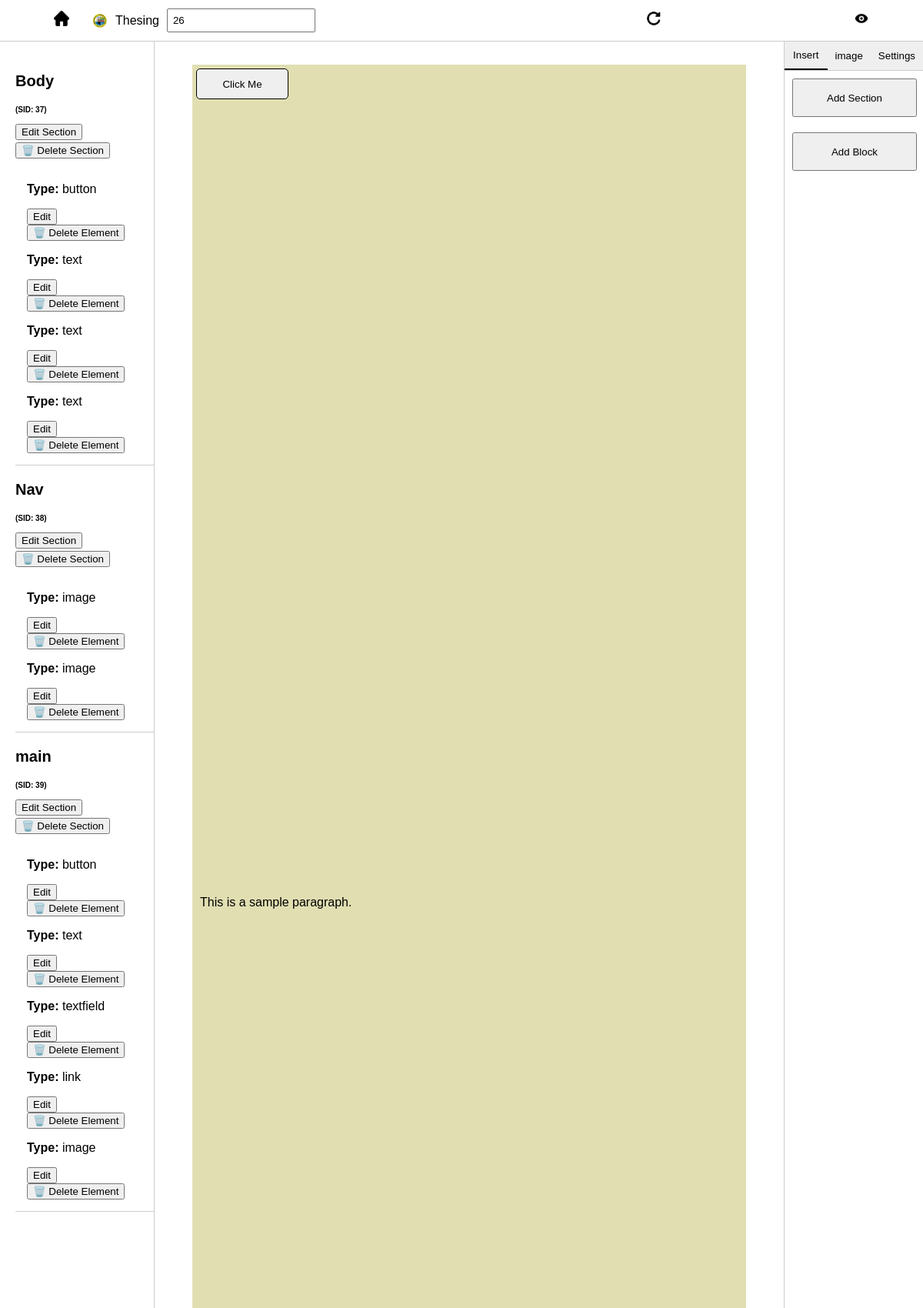
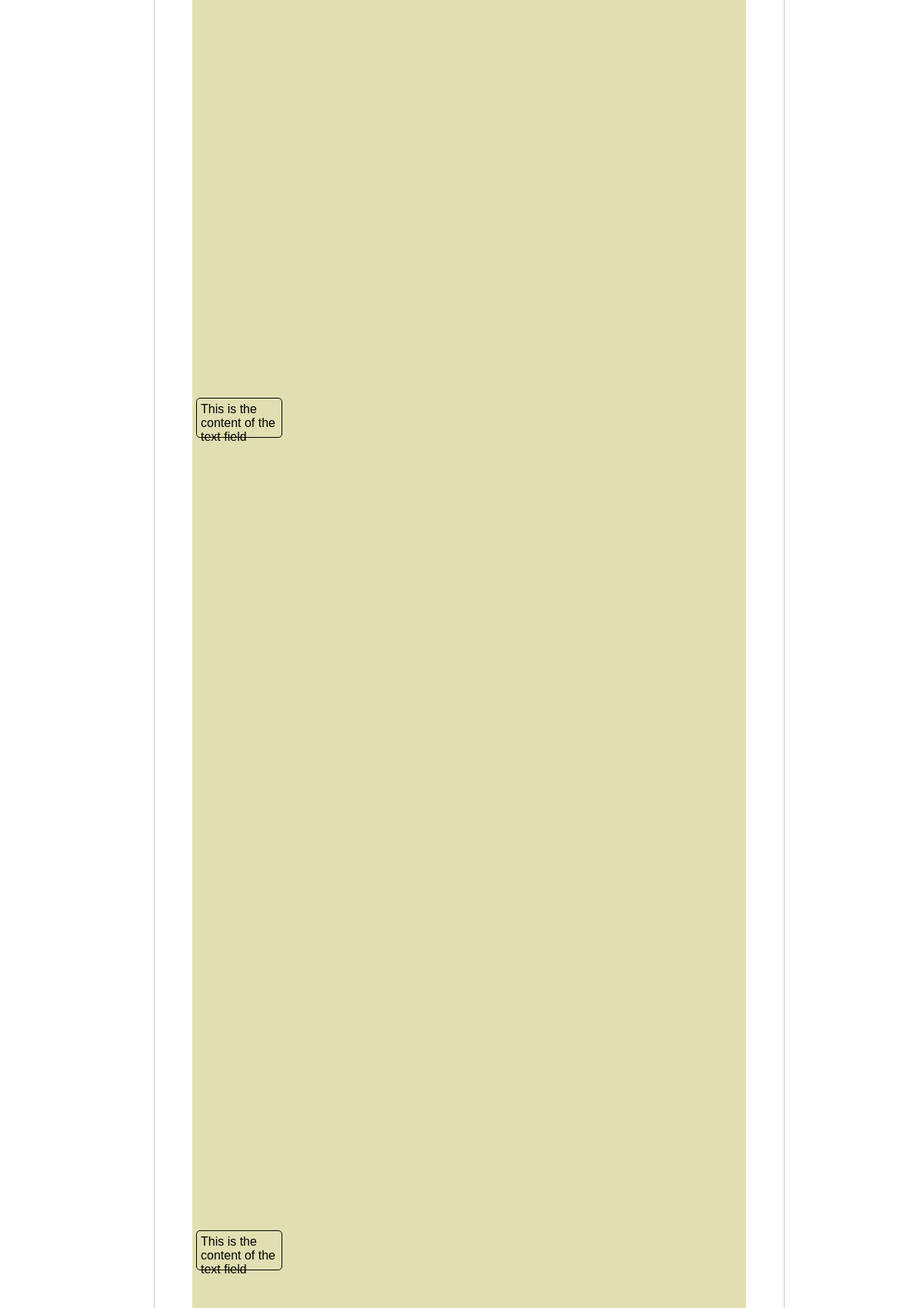
The app's page /edited-page.php?id=26 (upper part) with its own data (2 pictures, top to bottom).
### tables this page shows
CREATE TABLE `pages` (
  `id` int(11) NOT NULL,
  `website_name` varchar(255) DEFAULT NULL,
  `page_title` varchar(255) DEFAULT NULL,
  `description` text DEFAULT NULL,
  `logo_path` varchar(255) DEFAULT NULL,
  `created_at` timestamp NOT NULL DEFAULT current_timestamp()
);

CREATE TABLE `sections` (
  `id` int(11) NOT NULL,
  `name` varchar(255) NOT NULL,
  `type` enum('parent','child') NOT NULL,
  `parent_id` int(11) DEFAULT NULL,
  `width` varchar(50) DEFAULT NULL,
  `height` varchar(50) DEFAULT NULL,
  `align_items` varchar(50) DEFAULT NULL,
  `justify_content` varchar(50) DEFAULT NULL,
  `padding` varchar(20) DEFAULT NULL,
  `margin` varchar(20) DEFAULT NULL,
  `background_color` varchar(7) DEFAULT NULL,
  `border_value` varchar(20) DEFAULT NULL,
  `border_style` varchar(20) DEFAULT NULL,
  `border_color` varchar(7) DEFAULT NULL,
  `border_radius` varchar(20) DEFAULT NULL,
  `created_at` timestamp NOT NULL DEFAULT current_timestamp(),
  `page_id` int(11) NOT NULL,
  `flex_direction` varchar(100) NOT NULL,
  `font_family` varchar(255) NOT NULL,
  `font_size` varchar(255) NOT NULL
);

CREATE TABLE `section_elements` (
  `id` int(11) NOT NULL,
  `section_id` int(11) NOT NULL,
  `element_type` varchar(50) NOT NULL,
  `content` text DEFAULT NULL,
  `width` varchar(50) DEFAULT NULL,
  `height` varchar(50) DEFAULT NULL,
  `alignment` varchar(50) DEFAULT NULL,
  `padding` varchar(50) DEFAULT NULL,
  `margin` varchar(50) DEFAULT NULL,
  `border` varchar(50) DEFAULT NULL,
  `border_radius` varchar(50) DEFAULT NULL,
  `created_at` timestamp NOT NULL DEFAULT current_timestamp(),
  `font_size` varchar(255) NOT NULL,
  `font_family` varchar(255) NOT NULL,
  `Content_Div` text NOT NULL
);

### edited-page.php (the view, shortened to what this page needs)
<?php
include('db.php');
if (isset($_GET['id'])) {
    $page_id = $_GET['id'];
    $stmt = $conn->prepare("SELECT website_name, page_title, logo_path FROM pages WHERE id = ?");
    $stmt->bind_param("i", $page_id);
    $stmt->execute();
    $stmt->bind_result($website_name, $page_title, $logo_path);
    if ($stmt->fetch()) {
        $site_name = $website_name;
        $logo = $logo_path;
    } else {
        echo "<p>Page not found.</p>";
    }
} else {
    echo "<p>No page ID provided.</p>";
}
?>
<?php
$mysqli = new mysqli("localhost", "root", "", "z");
$page_id = $_GET['id'] ?? 0;
$query = "SELECT * FROM sections WHERE page_id = ?";
$stmt = $mysqli->prepare($query);
$stmt->bind_param('i', $page_id);
$stmt->execute();
$result = $stmt->get_result();
?>
<!DOCTYPE html>
<html lang="en">
<head>
</head>
<body>
    <div class="top-nav">
        <div class="left-top-nav">
            <a href="index.php">
                <img src="img\home.svg" alt="" width="20px" height="auto">
            </a>
            <?php echo "<img src='{$logo}' width='20'>"; ?>
            <p><?php echo $site_name ?></p>
            <input type="text" id="page-id" value="<?php echo $page_id; ?>">
        </div>
        <div class="right-top-nav">
            <a href="edited-page.php?id=<?php echo $page_id; ?>">
                <img src="img\refresh.svg" alt="" width="20px" height="auto">
            </a>
            <a href="exampleviewing.php?id=<?php echo $page_id; ?>">
                <img src="img\preview.svg" alt="" width="20px" height="auto">
            </a>
        </div>
    </div>
    <main>
        <?php
        $mysqli = new mysqli('localhost', 'root', '', 'z');
        $page_id = $_GET['id'] ?? 0;
        $query = "SELECT * FROM sections WHERE page_id = ?";
        $stmt = $mysqli->prepare($query);
        $stmt->bind_param('i', $page_id);
        $stmt->execute();
        $sections_result = $stmt->get_result();
        $sections = $sections_result->fetch_all(MYSQLI_ASSOC);
        $elements_result = $mysqli->query("SELECT * FROM section_elements");
        $elements = $elements_result->fetch_all(MYSQLI_ASSOC);
        $grouped_elements = [];
        foreach ($elements as $element) {
            $grouped_elements[$element['section_id']][] = $element;
        }
        ?>
        <div class="column">
            <div class="container">
                <?php foreach ($sections as $section): ?>
                    <div class="card my-3">
                        <div class="card-header bg-light">
                            <p><?= htmlspecialchars($section['name']) ?></p>
                            <p style="font-size: 10px;">(SID: <?= $section['id'] ?>)</p>
                            <button class="btn edit-section-btn" data-id="<?= $section['id'] ?>">Edit Section</button>
                            <form action="delete-section.php" method="POST" style="display:inline;">
                                <button type="submit" onclick="return confirm('Delete this section and its elements?')">🗑️ Delete Section</button>
                            </form>
                        </div>
                        <div class="card-body">
                            <?php foreach ($grouped_elements[$section['id']] ?? [] as $element): ?>
                                <div class="border rounded p-3 mb-3">
                                    <p><strong>Type:</strong> <?= htmlspecialchars($element['element_type']) ?></p>
                                    <button class="btn edit-element-btn" data-id="<?= $element['id'] ?>">Edit</button>
                                    <form action="delete-element.php" method="POST" style="display:inline;">
                                        <button type="submit" onclick="return confirm('Delete this element?')">🗑️ Delete Element</button>
                                    </form>
                                </div>
                            <?php endforeach; ?>
                        </div>
                    </div>
                <?php endforeach; ?>
            </div>
        </div>
        <?php
        $query = "SELECT * FROM sections WHERE page_id = ? ORDER BY parent_id, created_at";
        $stmt = $mysqli->prepare($query);
        $stmt->bind_param('i', $page_id);
        $stmt->execute();
        $result = $stmt->get_result();
        $sections = $result->fetch_all(MYSQLI_ASSOC);
        $elementsQuery = "SELECT * FROM section_elements";
        $elementsResult = $mysqli->query($elementsQuery);
        $section_elements = $elementsResult->fetch_all(MYSQLI_ASSOC);
        function groupSectionsByParent($sections)
        {
            $grouped = [];
            foreach ($sections as $section) {
                $parent = $section['parent_id'] ?? 0;
                $grouped[$parent][] = $section;
            }
            return $grouped;
        }
        function groupElementsBySection($elements, $sections)
        {
            $valid_section_ids = array_column($sections, 'id');
            $grouped = [];
            foreach ($elements as $el) {
                if (in_array($el['section_id'], $valid_section_ids)) {
                    $grouped[$el['section_id']][] = $el;
                }
            }
            return $grouped;
        }
        function renderElements($section_id, $grouped_elements)
        {
            $html = '';
            foreach ($grouped_elements[$section_id] as $el) {
                $style = 'style="width: ' . htmlspecialchars($el['width']) . ';
                            height: ' . htmlspecialchars($el['height']) . ';
                            padding: ' . htmlspecialchars($el['padding']) . ';
                            margin: ' . htmlspecialchars($el['margin']) . ';
                            border: ' . htmlspecialchars($el['border']) . ';
                            border-radius: ' . htmlspecialchars($el['border_radius']) . ';
                            text-align: ' . htmlspecialchars($el['alignment']) . ';
                            font-family: ' . htmlspecialchars($el['font_family']) . ';
                            font-size: ' . htmlspecialchars($el['font_size']) . ';"';
                switch ($el['element_type']) {
                    case 'text':
                        $html .= '<p ' . $style . '>' . htmlspecialchars($el['content']) . '</p>';
                        break;
                    case 'textfield':
                        $html .= '<input type="text" value="' . htmlspecialchars($el['content']) . '" ' . $style . ' />';
                        break;
                    case 'button':
                        $html .= '<button ' . $style . '>' . htmlspecialchars($el['content']) . '</button>';
                        break;
                    case 'link':
                        $html .= '<a href="' . htmlspecialchars($el['content']) . '" ' . $style . '>' . htmlspecialchars($el['content']) . '</a>';
                        break;
                    case 'image':
                        $html .= '<img src="' . htmlspecialchars($el['content']) . '" alt="Image" ' . $style . ' />';
                        break;
                }
            }
            return $html;
        }
        $grouped_images = [];
        function renderSections($parent_id, $grouped_sections, $grouped_elements, $grouped_images, $conn) {
            if (!isset($grouped_sections[$parent_id])) return '';
            $html = '';
            foreach ($grouped_sections[$parent_id] as $section) {
                $html .= '<div class="' . htmlspecialchars($section['name']) . '"
                    style="width: ' . htmlspecialchars($section['width']) . ';
                           height: ' . htmlspecialchars($section['height']) . ';
                           background-color: ' . htmlspecialchars($section['background_color']) . ';
                           padding: ' . htmlspecialchars($section['padding']) . ';
                           margin: ' . htmlspecialchars($section['margin']) . ';
                           border: ' . htmlspecialchars($section['border_value']) . ' ' . htmlspecialchars($section['border_style']) . ' ' . htmlspecialchars($section['border_color']) . ';
                           border-radius: ' . htmlspecialchars($section['border_radius']) . ';
                           display: flex;
                           flex-direction: ' . htmlspecialchars($section['flex_direction']) . ';
                           align-items: ' . htmlspecialchars($section['align_items']) . ';
                           justify-content: ' . htmlspecialchars($section['justify_content']) . ';
                           min-height: 50px;">';
                $html .= renderElements($section['id'], $grouped_elements, $conn);
                $html .= renderSections($section['id'], $grouped_sections, $grouped_elements, $grouped_images, $conn);
                $html .= '</div>';
            }
            return $html;
        }
        $grouped_sections = groupSectionsByParent($sections);
        $grouped_elements = groupElementsBySection($section_elements, $sections);
        ?>
        <div class="viewing" id="viewing-area">
        <?= renderSections(0, $grouped_sections, $grouped_elements, $grouped_images, $mysqli) ?>
        </div>
        <aside>
            <div class="tabs">
                <button class="tab-button active" onclick="openTab(event, 'insert')">Insert</button>
                <button class="tab-button" onclick="openTab(event, 'pages')">image</button>
                <button class="tab-button" onclick="openTab(event, 'settings')">Settings</button>
            </div>
            <div id="insert" class="tab-content active" style="display: block;">
                <button id="add-element-btn" class="buttonbox">Add Section</button>
                <button onclick="openModal()" class="buttonbox">Add Block</button>
            </div>
        </aside>
    </main>
</body>
</html>

### edited-page.php (style rules this page uses)
body { margin: 0; font-family: Arial, sans-serif; overflow: hidden; }
.top-nav { margin: 0; overflow: hidden; display: flex; align-items: center; padding: 0 50px 0 50px; justify-content: space-between; border-bottom: 1px solid #ccc; }
.top-nav a { color: #6B7A99; text-align: center; padding: 14px 20px; text-decoration: none; font-size: 17px; transition: background-color 0.3s; }
.left-top-nav { display: flex; gap: 10px; align-items: center; justify-content: space-between; }
.right-top-nav { display: flex; align-items: center; width: 30%; justify-content: space-between; }
main { margin: 0; display: flex; justify-content: space-between; }
aside { border-left: 1px solid #ccc; list-style-type: none; padding: 0; width: 15%; height: 90vh; margin: 0; }
.buttonbox { margin: 10px; width: 90%; height: 50px; }
.column { border-right: 1px solid #ccc; list-style-type: none; padding-left: 20px; width: 15%; height: 90vh; margin: 0; }
.viewing { overflow-y: auto; overflow-x: auto; padding: 30px; width: 60%; height: 80vh; text-decoration: none; }
.tab-content { display: none; border-top: none; }
.tab-button { border: none; outline: none; cursor: pointer; padding: 10px 15px; }
.tab-button.active { border-bottom: 2px solid #000; color: #000; }
.tab-content.active { display: block; }
.tabs { display: flex; justify-content: space-between; border-bottom: 1px solid #ccc; }
.tabs button { flex: 1; padding: 10px; text-align: center; border: none; cursor: pointer; transition: background-color 0.3s ease; }
.container { margin-top: 20px; overflow-y: auto; height: 85vh; }
.card-header { font-size: 1.25rem; font-weight: bold; }
.card-body { padding: 15px; }
.card { border-bottom: 1px solid #ccc; }
input { width: 100%; padding: 6px; box-sizing: border-box; }

### records on screen
pages: logo_path (picture), website_name "Thesing"
sections: name "Body", id "37"
section_elements: element_type "button", content "Click Me"
section_elements: element_type "text", content "This is a sample paragraph."
section_elements: element_type "text", content "This is the content of the text field"
section_elements: element_type "text", content "This is the content of the text field"
sections: name "Nav", id "38"
section_elements: element_type "image"
section_elements: element_type "image"
sections: name "main", id "39"
section_elements: element_type "button"
section_elements: element_type "text"
section_elements: element_type "textfield"
section_elements: element_type "link"
section_elements: element_type "image"
